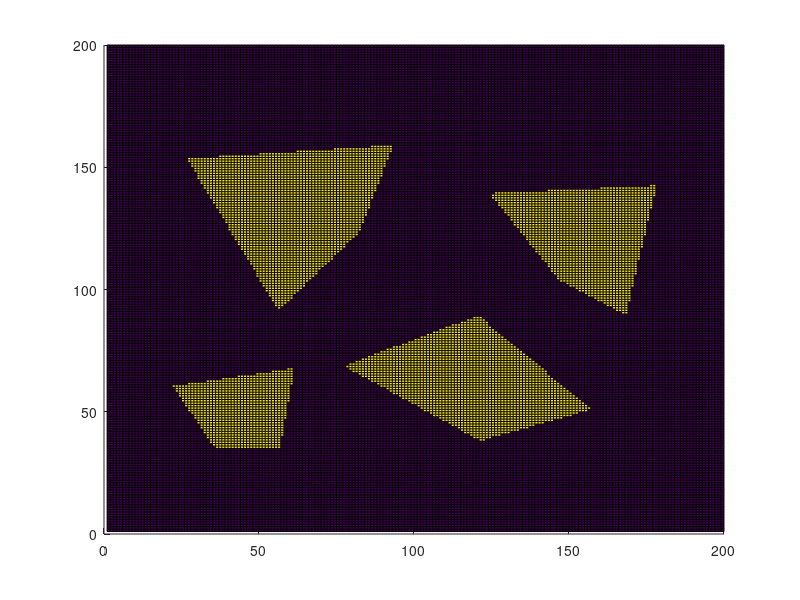

Source code (MATLAB):
            xlim = 200;
            ylim = 200; 
        
            axis([0 xlim 0 ylim])
            hold on
        
            load("discreteWorld.mat");

            pcolor(discreteWorld)